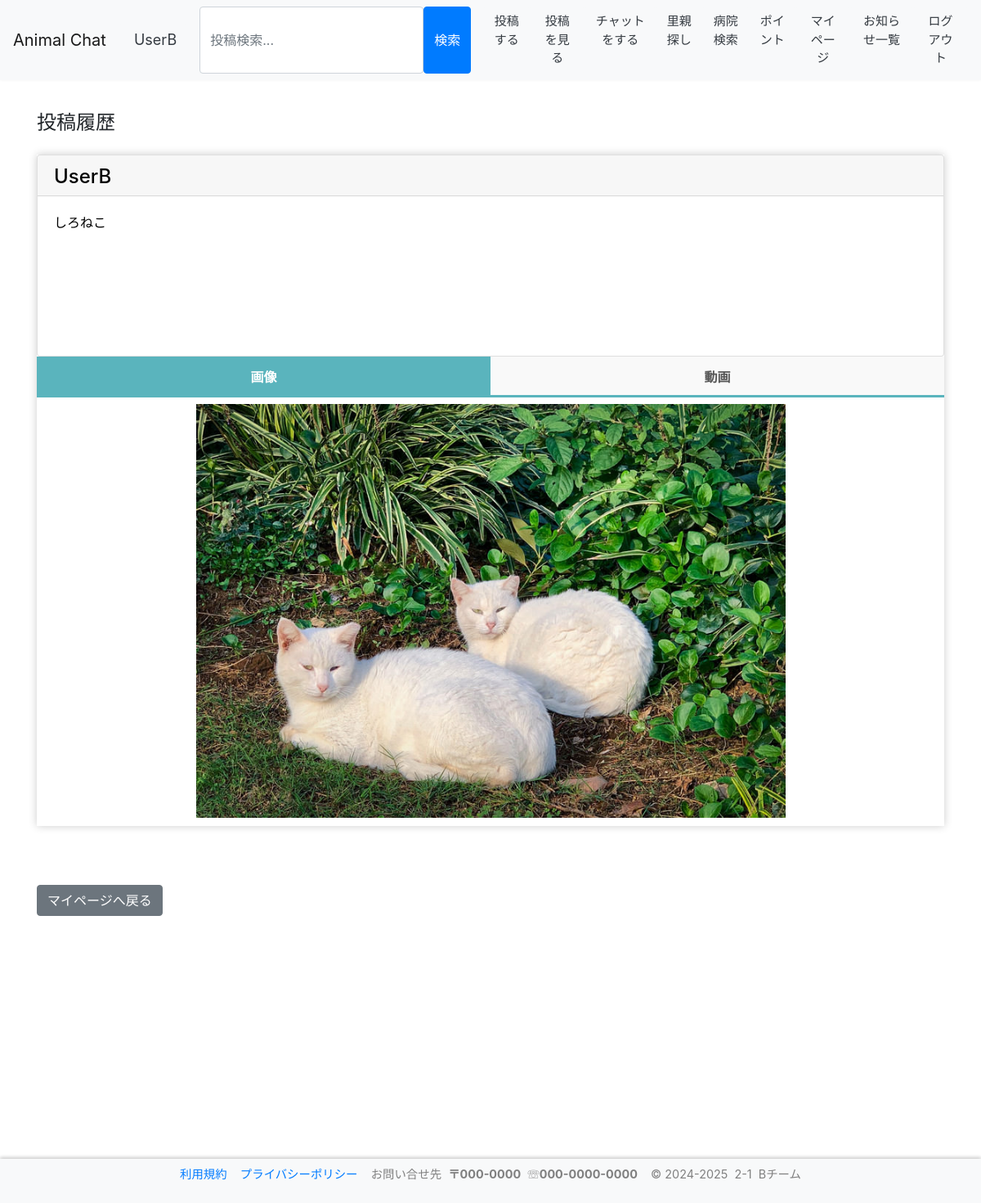
Screenshot of /post/mypage/post_history (signed in) with the database file from the repository.
### accounts/models.py (models this page shows)
class User(AbstractBaseUser, PermissionsMixin):
    screen_name = models.CharField(
        gettext_lazy('アカウント名'),
        max_length=128,
        default='',
        blank=True,
        help_text=gettext_lazy('128文字以内で入力してください'),
    )
    email = models.EmailField(gettext_lazy('メールアドレス'), unique=True)
    is_staff = models.BooleanField(
        gettext_lazy('staff status'),
        default=False,
        help_text=gettext_lazy('Designates whether the user can log into this admin site.'),
    )
    is_active = models.BooleanField(
        gettext_lazy('active'),
        default=True,
        help_text=gettext_lazy(
            'Designates whether this user should be treated as active. Unselect this instead of deleting accounts.'
        ),
    )
    date_joined = models.DateTimeField(gettext_lazy('date joined'), default=timezone.now)
    objects = CustomUserManager()
    points = models.IntegerField(
        default=0,
        blank=True,
        null=True,
    )
    pt_give = models.IntegerField(
        default=0,
        blank=True,
        null=True,
    )
    icon = models.ImageField(
        upload_to='icon',
        verbose_name='画像',
        null=True,
        blank=True,
        default="icon/default.png",
    )
    profile = models.TextField(
        gettext_lazy('プロフィール'),
        max_length=200,
        null=True,
        default='',
        blank=True,
        help_text=gettext_lazy('200文字以内で入力してください'),
    )
    USERNAME_FIELD = 'email'
    REQUIRED_FIELDS = []
    class Meta:
        verbose_name = gettext_lazy('user')
        verbose_name_plural = gettext_lazy('users')
    def __str__(self):
        return self.__unicode__()
    def __unicode__(self):
        return self.screen_name or self.email

### post/models.py (models this page shows, shortened)
class PostInfo(models.Model): # 投稿IDは自動でつく
    account_id = models.ForeignKey(User, on_delete=models.CASCADE) # アカウントID　外部キー
    post = models.CharField('post', max_length=300) # 投稿文　文字数300文字
    post_date = models.DateTimeField('post_date', max_length=12, default=timezone.now) # 投稿日時
    image = models.ImageField(upload_to='img/post', verbose_name='画像', null=True, blank=True)
    video = models.FileField(upload_to='video/post',  verbose_name='動画', null=True, blank=True)

### post/views.py (the view)
# urls.py: path('mypage/post_history', views.PostHistoryPageView.as_view(), name='posts_history'),
class PostHistoryPageView(LoginRequiredMixin, ListView):
    template_name = '../templates/post/post_history.html'
    login_url = '/login/'
    model = PostInfo # 投稿情報モデル
    context_object_name = 'posts' # コンテキスト名
    def get_queryset(self, **kwargs): # モデルから情報を取得
        queryset = super().get_queryset(**kwargs) # 全取得
        user_id = self.request.user.id # ログイン中のユーザーのIDを取得
        queryset = queryset.filter(account_id=user_id).order_by('-post_date') # 完全一致検索、投稿降順で並び替え
        return queryset

### templates/post/post_history.html (shortened to what this page needs)
{% extends 'base.html' %}
{% block content %}
<div class="row justify-content-center">
        <div class="col-12">
            <div class="row">&nbsp&nbsp&nbsp
            </div>
            <br>
            <div class="row">
                <div class="col-12">
                    <div class="main-container">
                        <div class="post-section">
                            <br>
                            <div class="card-columns">
                                <div class="h4">投稿履歴</div>
                            </div>
                            <br>
                {% if posts %}
                {% for post in posts %}
                <div class="post">
                    <div class="tabs">
                        <div>
                            <div class="card">
                                    <a href='{% url 'accounts:mypage' %}' style="color:black;text-decoration-color: gray;">
                                    <div class="card-header" style="height:50px;width:auto;">
                                        <h4>{{ post.account_id }}</h4>
                                    </div>
                                </a>
                                <a href='{% url 'post:posts_detail' post.pk %}' style="color:black;text-decoration-color: gray; text-decoration:none;" onMouseOut="this.style.background='none';" onMouseOver="this.style.background='#EEEEEE';">
                                    <div class="card-body" style="height:195px;">
                                        <div class="post-content">
                                            <p>{{post.post}}</p>
                                        </div>
                                    </div>
                                </a>
                            </div>
                        </div>
                        {% if post.image and post.video %}
                            <div>
                                <label class="tab_item" for="programming{{ forloop.counter }}">画像</label>
                                <label class="tab_item" for="design{{ forloop.counter }}">動画</label>
                                <div class="tab_content" id="programming_content" style="margin-left: auto;margin-right: auto;width:100%;vertical-align: middle;height:100%;">
                                    <div style="text-align:center;">
                                        <img src="/media/{{ post.image }}" style="object-fit: contain; width: 70%; height: 70%;">
                                    </div>
                                </div>
                            </div>
                        {% endif %}
                    </div>
                    <br>
                    <br>
                    <br>
                </div>
                {% endfor %}
                {% else %}
                 投稿はありません。
                {% endif %}
                <div style="margin-bottom:10%;">
                    <button class="btn btn-secondary" onclick="location.href='{% url 'accounts:mypage' %}'">マイページへ戻る</button>
                </div>
                <br>
                    </div>
                </div>
            </div>
        </div>
</div>
{% endblock %}

### templates/base.html (shortened to what this page needs)
<!doctype html>
<html lang="ja">
{% load static %}
<head>
    <link rel="stylesheet" href="https://cdn.jsdelivr.net/npm/bootstrap@4.6.0/dist/css/bootstrap.min.css"
>
    <link rel="stylesheet" href="https://cdn.jsdelivr.net/gh/gitbrent/bootstrap4-toggle@3.6.1/css/bootstrap4-toggle.min.css">
</head>
<header>
    <nav class="navbar navbar-expand-lg navbar-light bg-light">
            <a class="navbar-brand" href="{% url 'accounts:index' %}">Animal Chat</a>
        {% if user.is_authenticated %}
            <form method="get" action="{% url 'accounts:mypage' %}" >
                <button type="submit" class="btn btn-light text-dark me-2" style="font-size:18px;">
                    &nbsp{{ user|stringformat:"s" }}
                </button>
            </form>
        {% endif %}
        <div class="collapse navbar-collapse" id="navbarSupportedContent">
            <ul class="navbar-nav mr-auto">
                <br>
                <form method="get" action="{% url "post:posts_search" %}" class="col-12 col-lg-auto mb-2 mb-lg-0" role="search" style="display: flex;">
                    <input type="search" class="form-control" placeholder="投稿検索..." aria-label="Search" name="keyword" value="{{ request.GET.keyword }}" style="width:auto; height:auto;">
                    <input type="submit" value="検索" class="btn btn-primary ">
                </form>
                {% if user.is_authenticated %}
                    <form method="post" action="{% url 'post:posts' %}" >
                        <button type="submit" class="btn btn-light text-dark me-2" style=font-size:15px;>投稿する</button>
                    </form>
                    <form method="get" action="{% url 'post:posts_search' %}" >
                        <button type="submit" class="btn btn-light text-dark me-2" style=font-size:15px; style=font-size:15px;>投稿を見る</button>
                    </form>
                    <form method="get" action="{% url 'chat:index' %}" >
                        <button type="submit" class="btn btn-light text-dark me-2" style=font-size:15px;>チャットをする</button>
                    </form>
                    <form method="get" action="{% url 'accounts:adopt' %}" >
                        <button type="submit" class="btn btn-light text-dark me-2" style=font-size:15px;>里親探し</button>
                    </form>
                    <form method="get" action="{% url 'contents:hospital_list' %}" >
                        <button type="submit" class="btn btn-light text-dark me-2" style=font-size:15px;>病院検索</button>
                    </form>
                    <form method="get" action="{% url 'accounts:points' %}" >
                        <button type="submit" class="btn btn-light text-dark me-2" style=font-size:15px;>ポイント</button>
                    </form>
                    <form method="get" action="{% url 'accounts:mypage' %}" >
                        <button type="submit" class="btn btn-light text-dark me-2" style=font-size:15px;>マイページ</button>
                    </form>
                    <form method="get" action="{% url 'contents:notice_l' %}" >
                        <button type="submit" class="btn btn-light text-dark me-2" style=font-size:15px;>お知らせ一覧</button>
                    </form>
                    <form method="get" action="{% url 'accounts:logoutchk' %}">
                        <button type="submit" class="btn btn-light text-dark me-2" style=font-size:15px;>ログアウト</button>
                    </form>
                {% else %}
                    <form method="post" action="{% url 'accounts:login' %}">
                        {% csrf_token %}
                        <button type="submit" class="btn btn-light text-dark me-2" style=font-size:15px;>ログイン</button>
                    </form>
                {% endif %}
            </ul>
        </div>
    </nav>
</header>
    <body>
    <div class="container mt-3">
        <br>
        <br>
        {% block content %}{% endblock %}
        <p style="height:200px;">&nbsp</p>
    </div>
    </body>
</body>
    <footer>
        <nav class="navbar navbar-expand-lg navbar-light bg-light" id="footer_js">
            <div class=" navbar-collapse" id="navbarSupportedContent" style="text-align:center;">
                <ul class="navbar-nav mr-auto" style="margin: auto;">
                    <li><a href="{% url 'contents:terms' %}">利用規約</a>&nbsp&nbsp&nbsp&nbsp<a href="{% url 'contents:privacy_policy' %}">プライバシーポリシー</a></li>
                    <li>
                        <div class="contact">
                            <p>お問い合せ先&nbsp&nbsp<b>〒000-0000</b>&nbsp&nbsp☏<b>000-0000-0000</b></p>
                        </div>
                    </li>
                    <li>
                        <div class="copyright" >
                            <p>© 2024-2025&nbsp&nbsp2-1&nbsp&nbspBチーム</p>
                        </div>
                    </li>
                </ul>
            </div>
        </nav>
    </footer>
</html>

### templates/base.html (style rules this page uses)
header { position: fixed; top: 0; left: 0; width: 100%; z-index:1; background-color: #333; color: #fff; justify-content: space-between; align-items: center; flex-wrap: nowrap; box-shadow: 0 -2px 4px rgba(0, 0, 0, 0.2); font-size: 0.9em; }
footer { position: fixed; bottom: 0; left:0; width: 100%; z-index:1; color: #808080; justify-content: space-between; align-items: center; flex-wrap: nowrap; box-shadow: 0 -2px 4px rgba(0, 0, 0, 0.2); font-size: 0.9em; }

### rows the page displays
User: screen_name "UserB"
PostInfo: account_id "UserB", post "しろねこ", image (picture)
